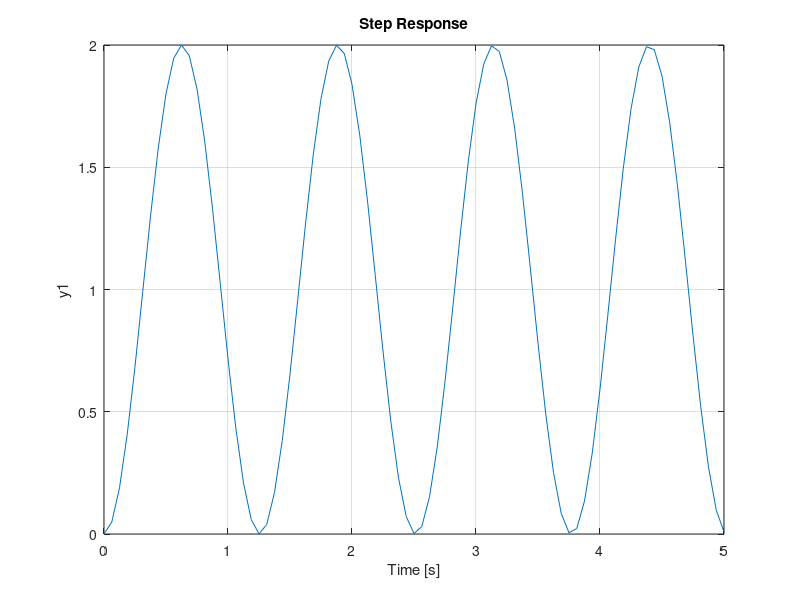

This chart was generated by the following MATLAB code:
clc;
clear all;
close all;
s=tf('s');
T3=25/(s^2+5*s+25)
step(T3)
hold on
T1=25/(s^2+20*s+25)
step(T1)
T2=25/(s^2+10*s+25)
step(T2)
T4=25/(s^2+25)
step(T4)
axis([0 5 0 2])
